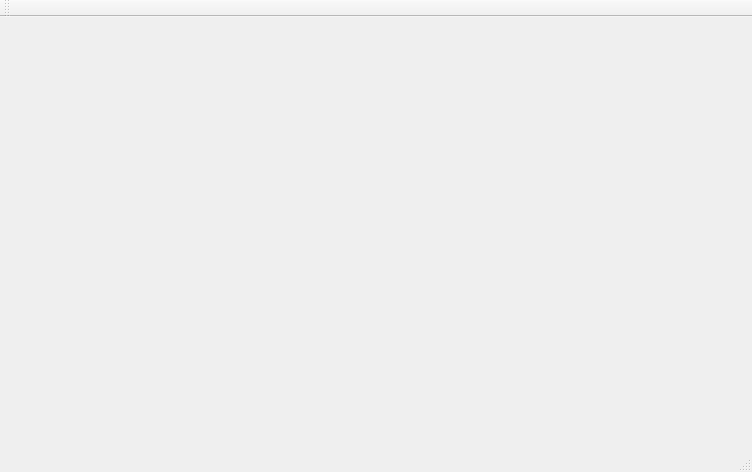
<?xml version="1.0" encoding="UTF-8"?>
<ui version="4.0">
 <class>MainWindow</class>
 <widget class="QMainWindow" name="MainWindow">
  <property name="geometry">
   <rect>
    <x>0</x>
    <y>0</y>
    <width>752</width>
    <height>472</height>
   </rect>
  </property>
  <property name="windowTitle">
   <string>MainWindow</string>
  </property>
  <widget class="QWidget" name="centralWidget"/>
  <widget class="QMenuBar" name="menuBar">
   <property name="geometry">
    <rect>
     <x>0</x>
     <y>0</y>
     <width>752</width>
     <height>22</height>
    </rect>
   </property>
  </widget>
  <widget class="QToolBar" name="mainToolBar">
   <attribute name="toolBarArea">
    <enum>TopToolBarArea</enum>
   </attribute>
   <attribute name="toolBarBreak">
    <bool>false</bool>
   </attribute>
  </widget>
  <widget class="QStatusBar" name="statusBar"/>
 </widget>
 <layoutdefault spacing="6" margin="11"/>
 <resources/>
 <connections/>
</ui>
